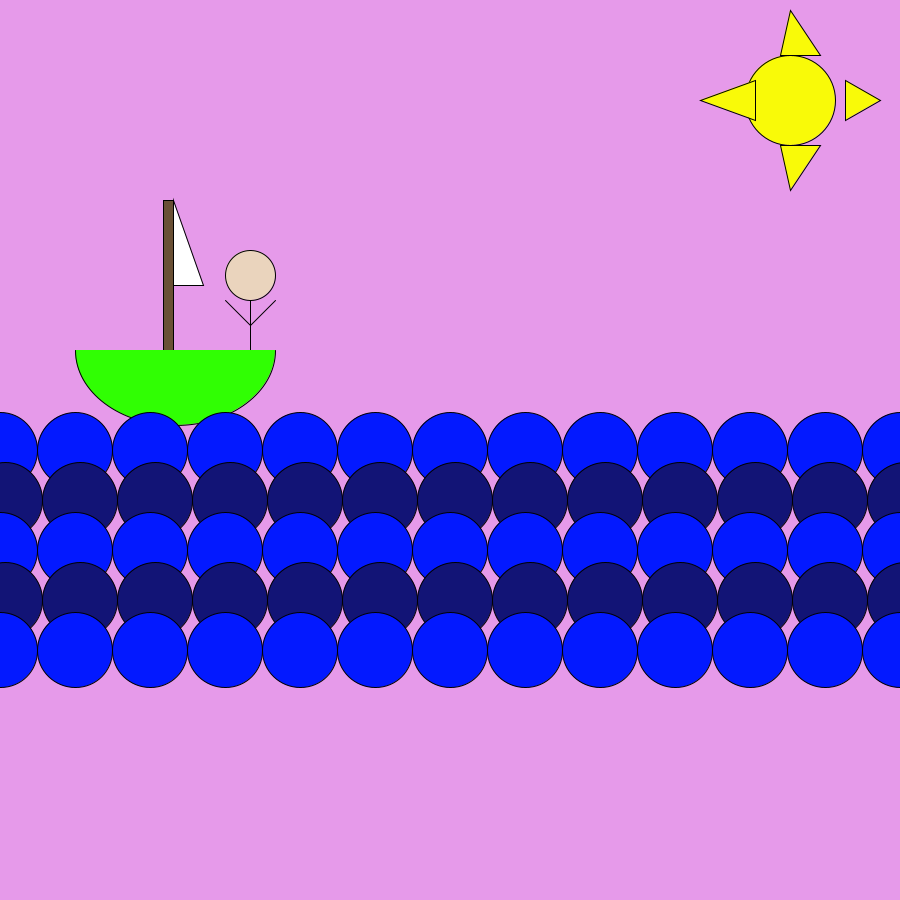
Frame 1 (no input)
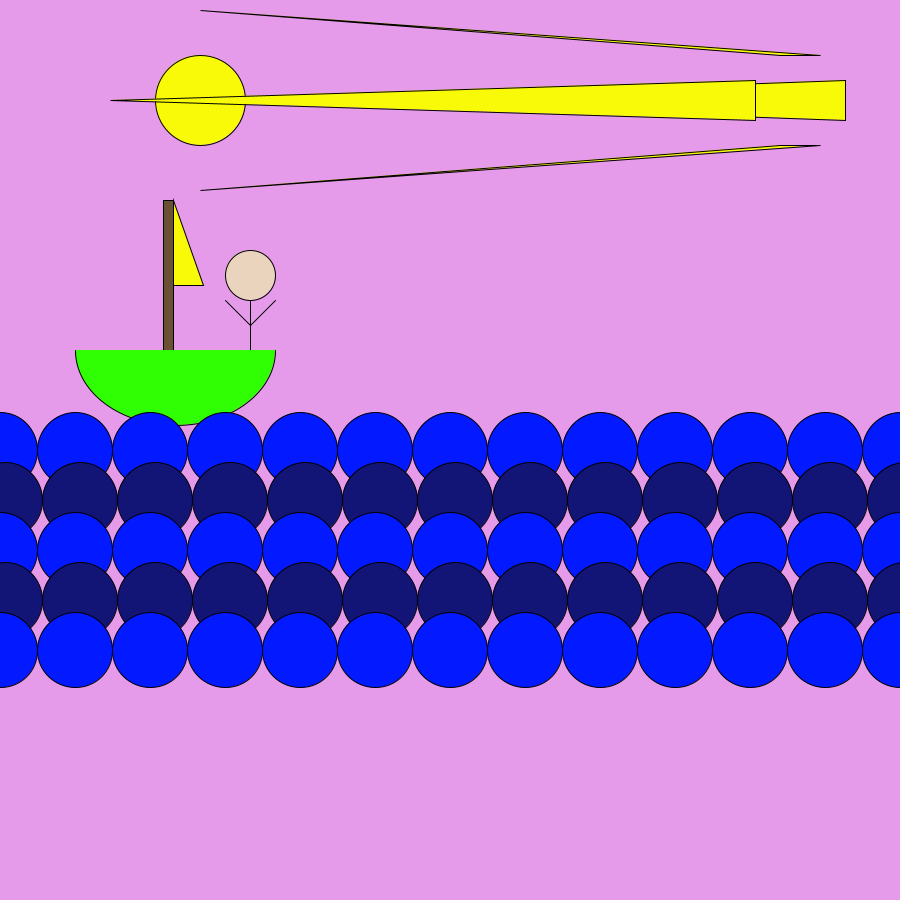
Frame 60 (the mouse pressed at the canvas centre just before this capture)
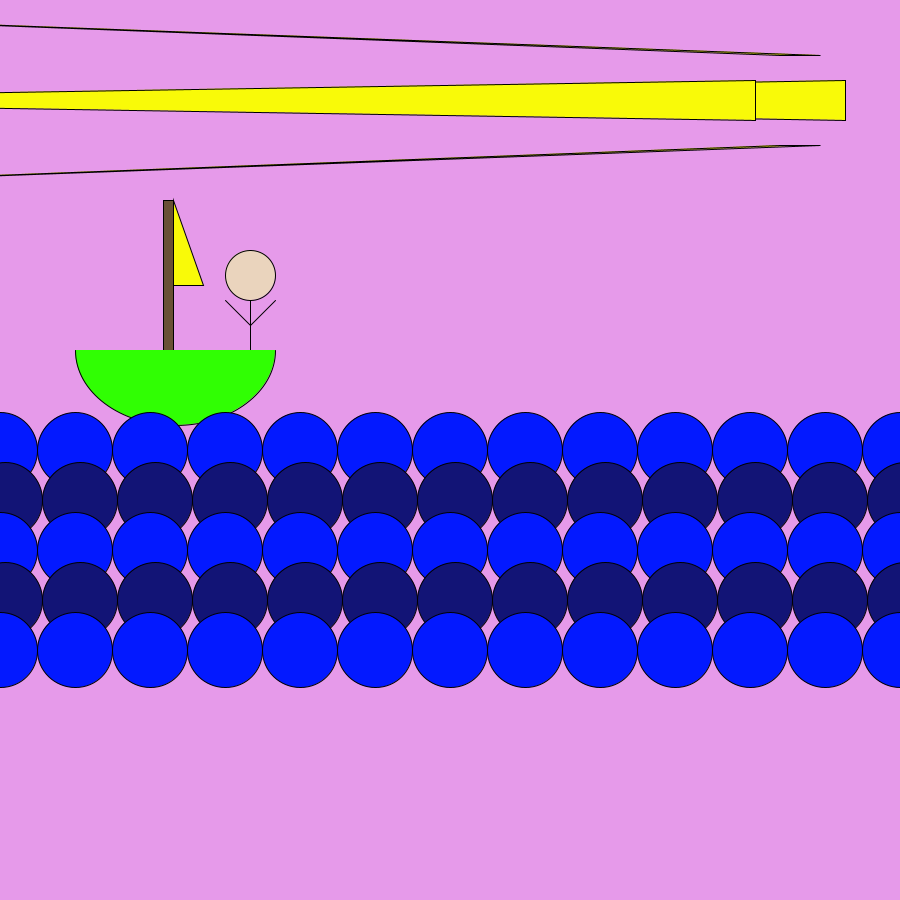
Frame 120 (the mouse held since frame 60 and released just before this capture)

The Processing sketch that drew these frames (run headless with seeded random() and noise(); from frame 60 on, the mouse is pressed at the canvas centre):

// Processing sketch: processing_40992
// ── processing_40992.pde

int H = 800; int L = 890; int M = 710;



void setup() {
  size(900, 900);

  
}

void draw() {
  background(#E69AEA);
    H = H - 10;
    L = L - 10;
    M = M - 10;

triangle(173, 200, 173, 285, 203, 285);
fill(#6A5035);
rect(163, 200, 10, 150);

//person in boat
line(250,300,250,350); fill(#EAD4BD); ellipse(250,275,50,50);line(250,325,275,300);line(250,325,225,300);

  
fill(#30FF03);
arc(175,350,200,150,0,PI);

//WATER!!

fill(#0319FF);
ellipse(0,450,75,75);ellipse(75,450,75,75);ellipse(150,450,75,75);ellipse(225,450,75,75);ellipse(300,450,75,75);ellipse(375,450,75,75);
ellipse(450,450,75,75);ellipse(525,450, 75,75);ellipse(600,450,75,75);ellipse(675,450,75,75);ellipse(750,450,75,75);ellipse(825,450,75,75);ellipse(900,450,75,75);
fill(#121476); ellipse(5,500,75,75);ellipse(80,500,75,75);ellipse(155,500,75,75);ellipse(230,500,75,75);ellipse(305,500,75,75);ellipse(380,500,75,75);
ellipse(455,500,75,75);ellipse(530,500, 75,75);ellipse(605,500,75,75);ellipse(680,500,75,75);ellipse(755,500,75,75);ellipse(830,500,75,75);ellipse(905,500,75,75);
fill(#0319FF);
ellipse(0,550,75,75);ellipse(75,550,75,75);ellipse(150,550,75,75);ellipse(225,550,75,75);ellipse(300,550,75,75);ellipse(375,550,75,75);
ellipse(450,550,75,75);ellipse(525,550, 75,75);ellipse(600,550,75,75);ellipse(675,550,75,75);ellipse(750,550,75,75);ellipse(825,550,75,75);ellipse(900,550,75,75);
fill(#121476); 
ellipse(5,600,75,75);ellipse(80,600,75,75);ellipse(155,600,75,75);ellipse(230,600,75,75);ellipse(305,600,75,75);ellipse(380,600,75,75);
ellipse(455,600,75,75);ellipse(530,600, 75,75);ellipse(605,600,75,75);ellipse(680,600,75,75);ellipse(755,600,75,75);ellipse(830,600,75,75);ellipse(905,600,75,75);
fill(#0319FF);
ellipse(0,650,75,75);ellipse(75,650,75,75);ellipse(150,650,75,75);ellipse(225,650,75,75);ellipse(300,650,75,75);ellipse(375,650,75,75);
ellipse(450,650,75,75);ellipse(525,650, 75,75);ellipse(600,650,75,75);ellipse(675,650,75,75);ellipse(750,650,75,75);ellipse(825,650,75,75);ellipse(900,650,75,75);

//the sun
fill(#F9FA08); ellipse(H, 100, 90, 90); triangle(H,10,820,55,780,55);triangle(L,100,845,80,845,120);triangle(H,190,820,145,780,145);triangle(M,100,755,120,755,80);


}
